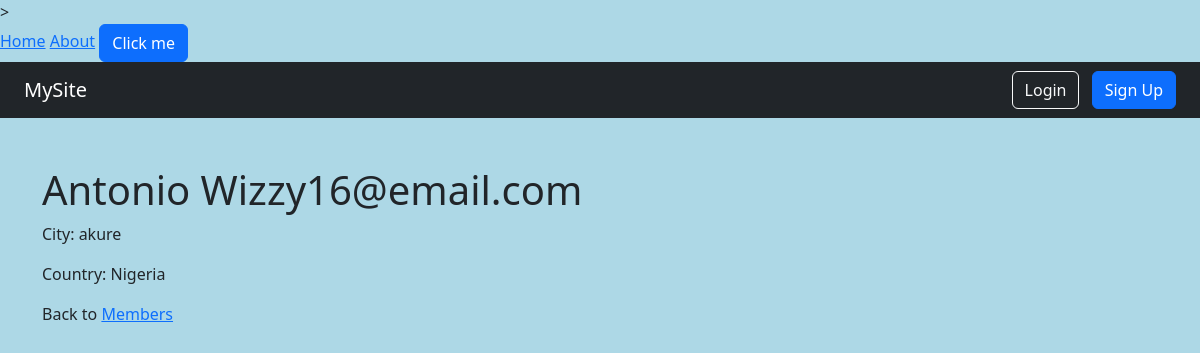
Screenshot of /members/details/Miracle-Grace/ with the database file from the repository.
### members/models.py (models this page shows, shortened)
class Member(models.Model):
    name = models.CharField(max_length=100)
    email = models.EmailField(unique=True)
    city = models.CharField(max_length=100, null=True, blank=True)
    country = models.CharField(max_length=100, null=True, blank=True)
    slug = models.SlugField(unique=True, blank=True)

### members/views.py (the view)
# urls.py: path('members/details/<slug:slug>/', views.details, name='details'),
def details(request, slug):
    mymember = get_object_or_404(Member, slug=slug)
    return render(request, 'details.html', {'mymember': mymember})

### members/templates/details.html (shortened to what this page needs)
{% extends "master.html" %}
{% block content %}
    <h1>{{ mymember.name }} {{ mymember.email }}</h1>
    <p>City: {{ mymember.city }}</p>
    <p>Country: {{ mymember.country }}</p>
    <p>Back to <a href="/members">Members</a></p>
{% endblock %}

### members/static/style.css (style rules this page uses)
body { background-color: lightblue; }

### rows the page displays
Member: name "Antonio", email "Wizzy16@email.com", city "akure", country "Nigeria"
